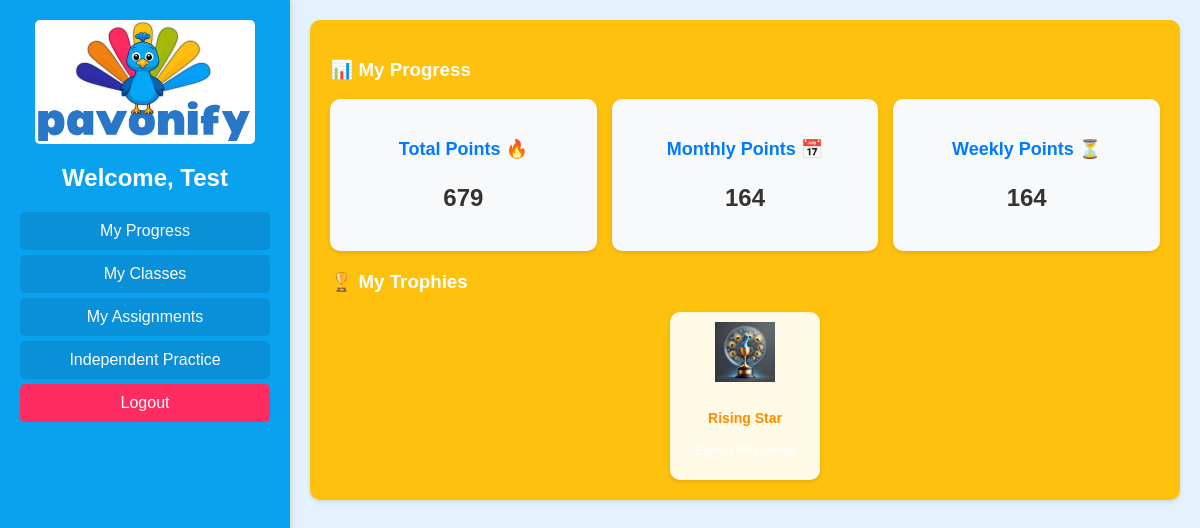
Page /student-dashboard/ (signed in) on the committed database.
### learning/models.py (models this page shows, shortened)
class Student(models.Model):
    school = models.ForeignKey(School, on_delete=models.CASCADE)
    id = models.UUIDField(primary_key=True, default=uuid.uuid4, editable=False)
    first_name = models.CharField(max_length=50)
    last_name = models.CharField(max_length=50)
    year_group = models.IntegerField()
    date_of_birth = models.DateField()
    username = models.CharField(max_length=50, unique=True)
    password = models.CharField(max_length=50)
    classes = models.ManyToManyField(Class, related_name="students")
    last_login = models.DateTimeField(null=True, blank=True)
    total_points = models.PositiveIntegerField(default=0)
    weekly_points = models.PositiveIntegerField(default=0)
    monthly_points = models.PositiveIntegerField(default=0)
    last_activity = models.DateField(null=True, blank=True)  # Last day they practiced
    current_streak = models.PositiveIntegerField(default=0)  # How many days in a row
    highest_streak = models.PositiveIntegerField(default=0)  # Their best-ever streak
    assignments_completed = models.PositiveIntegerField(default=0)  # Number of completed assignments
    flashcard_games_played = models.PositiveIntegerField(default=0)
    match_up_games_played = models.PositiveIntegerField(default=0)
    destroy_wall_games_played = models.PositiveIntegerField(default=0)

class StudentTrophy(models.Model):
    student = models.ForeignKey("Student", on_delete=models.CASCADE, related_name="trophies")
    trophy = models.ForeignKey("Trophy", on_delete=models.CASCADE, related_name="awarded_to")
    earned_at = models.DateTimeField(auto_now_add=True)
    class Meta:
        unique_together = ("student", "trophy")  # Prevent duplicate trophies

class Trophy(models.Model):
    id = models.UUIDField(primary_key=True, default=uuid.uuid4, editable=False)
    name = models.CharField(max_length=100, unique=True)  # Trophy Name
    description = models.TextField()  # Brief explanation
    icon = models.ImageField(upload_to="trophies/", blank=True, null=True)  # Trophy icon (optional)
    points_required = models.IntegerField(null=True, blank=True)  # Points required (if applicable)
    streak_required = models.IntegerField(null=True, blank=True)  # Streak required (if applicable)
    assignment_count_required = models.IntegerField(null=True, blank=True)  # Assignments required
    game_type = models.CharField(max_length=50, blank=True, null=True)  # If for a specific game
    is_hidden = models.BooleanField(default=False)  # If the trophy is secret
    created_at = models.DateTimeField(auto_now_add=True)

### learning/views.py (the view, shortened to what this page needs)
# urls.py: path("student-dashboard/", views.student_dashboard, name="student_dashboard"),
def student_dashboard(request):
    student_id = request.session.get("student_id")
    if not student_id:
        return redirect("student_login")
    student = get_object_or_404(Student, id=student_id)
    classes = student.classes.all()  # Get all classes the student is part of
    for class_instance in classes:
        live_assignments = Assignment.objects.filter(
            class_assigned=class_instance, deadline__gte=now()
        )
        expired_assignments = Assignment.objects.filter(
            class_assigned=class_instance, deadline__lt=now()
        )
        for assignment in expired_assignments:
            progress = AssignmentProgress.objects.filter(student=student, assignment=assignment).first()
            assignment.student_progress = progress.points_earned if progress else 0
            assignment.target_points = assignment.target_points or 1
            assignment.progress_percentage = (assignment.student_progress / assignment.target_points) * 100
            assignment.is_complete = assignment.student_progress >= assignment.target_points
        class_instance.live_assignments = live_assignments
        class_instance.expired_assignments = expired_assignments
    vocab_lists = VocabularyList.objects.filter(classes__in=classes).distinct()
    leaderboard_categories = [
        {"category": "total_points", "icon": "🔥", "title": "Total Points"},
        {"category": "monthly_points", "icon": "📅", "title": "Monthly Points"},
        {"category": "weekly_points", "icon": "📆", "title": "Weekly Points"},
    ]
    return render(request, "learning/student_dashboard.html", {
        "student": student,
        "classes": classes,
        "vocab_lists": vocab_lists,
        "leaderboard_categories": leaderboard_categories,
    })

### learning/templates/learning/student_dashboard.html (shortened to what this page needs)
{% load static custom_filters %}
<!DOCTYPE html>
<html lang="en">
<head>
</head>
<body>
  <div class="sidebar">
    <img src="{% static 'learning/pavonify_logo.png' %}" alt="Pavonify Logo">
    <h2>Welcome, {{ student.first_name }}</h2>
    <nav>
      <a href="#" data-pane="progress">My Progress</a>
      <a href="#" data-pane="classes">My Classes</a>
      <a href="#" data-pane="assignments">My Assignments</a>
      <a href="#" data-pane="practice">Independent Practice</a>
      <a href="{% url 'student_logout' %}" class="button">Logout</a>
    </nav>
  </div>
  <div class="main-content">
    <div class="pane active" id="progress">
      <h3>📊 My Progress</h3>
      <div class="points-container">
        <div class="points-card">
          <h4>Total Points 🔥</h4>
          <p>{{ student.total_points }}</p>
        </div>
        <div class="points-card">
          <h4>Monthly Points 📅</h4>
          <p>{{ student.monthly_points }}</p>
        </div>
        <div class="points-card">
          <h4>Weekly Points ⏳</h4>
          <p>{{ student.weekly_points }}</p>
        </div>
      </div>
      <h3>🏆 My Trophies</h3>
      {% if student.trophies.all %}
        <div class="trophy-container">
          {% for student_trophy in student.trophies.all %}
            <div class="trophy-card">
              {% if student_trophy.trophy.icon and student_trophy.trophy.icon.url %}
                <img src="{{ student_trophy.trophy.icon.url }}" class="trophy-icon" alt="{{ student_trophy.trophy.name }}">
              {% else %}
                <img src="{% static 'trophies/default_trophy.png' %}" class="trophy-icon" alt="Default Trophy">
              {% endif %}
              <h4 class="trophy-name">{{ student_trophy.trophy.name }}</h4>
              <p class="trophy-description">{{ student_trophy.trophy.description }}</p>
            </div>
          {% endfor %}
        </div>
      {% else %}
        <p class="no-trophies">No trophies earned yet. Keep going! 🚀</p>
      {% endif %}
    </div>
  </div>
</body>
</html>

### learning/templates/learning/student_dashboard.html (style rules this page uses)
body { font-family: Arial, sans-serif; margin: 0; min-height: 100vh; display: flex; background: #e3f2fd; }
.sidebar { background-color: #0aa2ef; color: white; padding: 20px; width: 250px; box-shadow: 2px 0 5px rgba(0, 0, 0, 0.1); flex: 0 0 250px; overflow-y: auto; }
.sidebar img { display: block; margin: 0 auto 20px; max-width: 100%; width: calc(100% - 30px); border-radius: 5px; }
.sidebar h2 { text-align: center; margin-bottom: 20px; }
.sidebar nav a { display: block; color: white; text-decoration: none; padding: 10px 15px; margin: 5px 0; border-radius: 5px; background-color: #0a8fd9; text-align: center; transition: background-color 0.3s ease; }
.sidebar nav a.button, .sidebar nav a.logout { background-color: #ff2c61; }
.main-content { flex: 1; display: flex; flex-direction: column; overflow-y: auto; padding: 20px; }
.pane { background-color: #fec10e; border-radius: 10px; padding: 20px; box-shadow: 0 2px 4px rgba(0, 0, 0, 0.1); margin-bottom: 20px; color: white; display: none; }
.pane.active { display: block; }
.pane h3, .pane p, .pane ul, .pane a { color: white; }
.points-container { display: flex; justify-content: space-between; gap: 15px; margin-bottom: 20px; width: 100%; flex-wrap: wrap; }
.points-card { flex: 1; min-width: 150px; background: #f8f9fa; padding: 15px; border-radius: 10px; text-align: center; box-shadow: 0 2px 4px rgba(0, 0, 0, 0.1); }
.points-card h4 { margin-bottom: 5px; font-size: 18px; color: #007bff; }
.points-card p { font-size: 24px; font-weight: bold; color: #333; }
.trophy-container { display: flex; flex-wrap: wrap; justify-content: center; gap: 15px; width: 100%; }
.trophy-card { background: #fffae6; padding: 10px; border-radius: 10px; text-align: center; width: 130px; box-shadow: 0 2px 4px rgba(0, 0, 0, 0.1); }
.trophy-icon { width: 60px; height: 60px; object-fit: contain; margin-bottom: 5px; }
.trophy-name { font-size: 14px; font-weight: bold; color: #ff8c00; }
.trophy-description { font-size: 12px; color: #555; }

### rows in the picture
Student: first_name "Test", total_points "679", monthly_points "164", weekly_points "164"
StudentTrophy: trophy.name "Rising Star"
